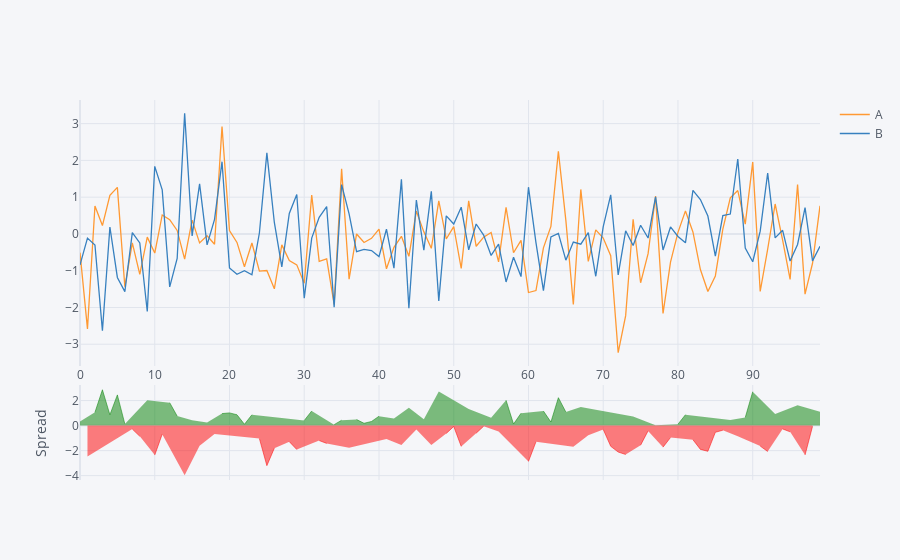

This figure's notebook cell:
### Markdown cell above
### Spread

### Code cell
df1[['A','B']].iplot(kind='spread')

### Figure 1 — Plotly figure (JSON) as saved in the notebook; plotly's stock layout.template omitted (floating-point values rounded to 4 significant figures)
{"data": [{"line": {"color": "rgba(255, 153, 51, 1.0)", "dash": "solid", "shape": "linear", "width": 1.3}, "mode": "lines", "name": "A", "text": "", "type": "scatter", "x": [0, 1, 2, 3, 4, 5, 6, 7, 8, 9, 10, 11, 12, 13, 14, 15, 16, 17, 18, 19, 20, 21, 22, 23, 24, 25, 26, 27, 28, 29, 30, 31, 32, 33, 34, 35, 36, 37, 38, 39, 40, 41, 42, 43, 44, 45, 46, 47, 48, 49, 50, 51, 52, 53, 54, 55, 56, 57, 58, 59, 60, 61, 62, 63, 64, 65, 66, 67, 68, 69, 70, 71, 72, 73, 74, 75, 76, 77, 78, 79, 80, 81, 82, 83, 84, 85, 86, 87, 88, 89, 90, 91, 92, 93, 94, 95, 96, 97, 98, 99], "y": [-0.5096, -2.581, 0.7592, 0.2277, 1.052, 1.267, -1.438, -0.246, -1.101, -0.08707, -0.519, 0.5151, 0.3885, 0.09483, -0.6867, 0.3741, -0.2444, -0.05, -0.2808, 2.923, 0.08991, -0.2308, -0.892, -0.2461, -1.013, -0.9963, -1.493, -0.2973, -0.7263, -0.8408, -1.339, 1.056, -0.7456, -0.6806, -1.918, 1.774, -1.231, -0.0005514, -0.2343, -0.1202, 0.1312, -0.9484, -0.3636, -0.06502, -0.6083, 0.6189, 0.05628, -0.3923, 0.8998, -0.1376, 0.1983, -0.9399, 0.9006, -0.3361, -0.08809, 0.04039, -0.7607, 0.7205, -0.5121, -0.1764, -1.593, -1.539, -0.378, 0.2056, 2.247, 0.3698, -1.918, 1.21, -0.7483, 0.1097, -0.1113, -0.5915, -3.23, -2.223, 0.3997, -1.329, -0.5371, 1.028, -2.161, -0.7679, 0.04199, 0.626, 0.05364, -0.9676, -1.568, -1.143, 0.1305, 0.9807, 1.179, 0.265, 1.952, -1.562, -0.4139, 0.8139, -0.1716, -1.237, 1.342, -1.638, -0.798, 0.7638]}, {"line": {"color": "rgba(55, 128, 191, 1.0)", "dash": "solid", "shape": "linear", "width": 1.3}, "mode": "lines", "name": "B", "text": "", "type": "scatter", "x": [0, 1, 2, 3, 4, 5, 6, 7, 8, 9, 10, 11, 12, 13, 14, 15, 16, 17, 18, 19, 20, 21, 22, 23, 24, 25, 26, 27, 28, 29, 30, 31, 32, 33, 34, 35, 36, 37, 38, 39, 40, 41, 42, 43, 44, 45, 46, 47, 48, 49, 50, 51, 52, 53, 54, 55, 56, 57, 58, 59, 60, 61, 62, 63, 64, 65, 66, 67, 68, 69, 70, 71, 72, 73, 74, 75, 76, 77, 78, 79, 80, 81, 82, 83, 84, 85, 86, 87, 88, 89, 90, 91, 92, 93, 94, 95, 96, 97, 98, 99], "y": [-0.8424, -0.1146, -0.2999, -2.635, 0.1882, -1.184, -1.569, 0.03493, -0.2437, -2.111, 1.838, 1.199, -1.441, -0.6658, 3.281, -0.0524, 1.361, -0.2971, 0.3959, 1.964, -0.9242, -1.097, -0.9982, -1.109, 0.02537, 2.205, 0.3121, -0.8938, 0.5567, 1.074, -1.748, -0.1139, 0.4531, 0.7415, -1.994, 1.343, 0.5432, -0.4843, -0.4195, -0.4511, -0.6156, 0.1275, -0.9295, 1.484, -2.023, 0.9221, -0.4427, 1.159, -1.821, 0.4907, 0.2693, 0.7267, -0.4317, 0.2702, -0.03202, -0.5853, -0.2794, -1.307, -0.6353, -1.16, 1.271, -0.2384, -1.54, -0.07965, 0.01698, -0.7128, -0.2214, -0.2798, 0.03286, -1.151, 0.1975, 1.064, -1.115, 0.08439, -0.3164, 0.2358, -0.1115, 1.01, -0.4372, 0.1893, -0.06911, -0.2414, 1.184, 0.9336, 0.4862, -0.6063, 0.5008, 0.5406, 2.037, -0.3827, -0.756, 0.07618, 1.656, -0.108, 0.09797, -0.7376, -0.2858, 0.7143, -0.7335, -0.3344]}, {"connectgaps": false, "fill": "tozeroy", "line": {"color": "green", "dash": "solid", "shape": "linear", "width": 0.5}, "mode": "lines", "name": "Spread", "showlegend": false, "type": "scatter", "x": [0, 1, 2, 3, 4, 5, 6, 7, 8, 9, 10, 11, 12, 13, 14, 15, 16, 17, 18, 19, 20, 21, 22, 23, 24, 25, 26, 27, 28, 29, 30, 31, 32, 33, 34, 35, 36, 37, 38, 39, 40, 41, 42, 43, 44, 45, 46, 47, 48, 49, 50, 51, 52, 53, 54, 55, 56, 57, 58, 59, 60, 61, 62, 63, 64, 65, 66, 67, 68, 69, 70, 71, 72, 73, 74, 75, 76, 77, 78, 79, 80, 81, 82, 83, 84, 85, 86, 87, 88, 89, 90, 91, 92, 93, 94, 95, 96, 97, 98, 99], "xaxis": "x2", "y": [0.3328, "", 1.059, 2.862, 0.8637, 2.451, 0.131, "", "", 2.024, "", "", 1.829, 0.7606, "", 0.4265, "", 0.2471, "", 0.9582, 1.014, 0.8663, 0.1063, 0.8627, "", "", "", 0.5965, "", "", 0.4085, 1.17, "", "", 0.07538, 0.4312, "", 0.4837, 0.1852, 0.3309, 0.7468, "", 0.566, "", 1.415, "", 0.499, "", 2.721, "", "", "", 1.332, "", "", 0.6257, "", 2.027, 0.1232, 0.9839, "", "", 1.162, 0.2853, 2.23, 1.083, "", 1.49, "", 1.261, "", "", "", "", 0.7161, "", "", 0.01795, "", "", 0.1111, 0.8674, "", "", "", "", "", 0.4401, "", 0.6477, 2.708, "", "", 0.9218, "", "", 1.628, "", "", 1.098], "yaxis": "y2"}, {"connectgaps": false, "fill": "tozeroy", "line": {"color": "red", "dash": "solid", "shape": "linear", "width": 0.5}, "mode": "lines", "name": "Spread", "showlegend": false, "type": "scatter", "x": [0, 1, 2, 3, 4, 5, 6, 7, 8, 9, 10, 11, 12, 13, 14, 15, 16, 17, 18, 19, 20, 21, 22, 23, 24, 25, 26, 27, 28, 29, 30, 31, 32, 33, 34, 35, 36, 37, 38, 39, 40, 41, 42, 43, 44, 45, 46, 47, 48, 49, 50, 51, 52, 53, 54, 55, 56, 57, 58, 59, 60, 61, 62, 63, 64, 65, 66, 67, 68, 69, 70, 71, 72, 73, 74, 75, 76, 77, 78, 79, 80, 81, 82, 83, 84, 85, 86, 87, 88, 89, 90, 91, 92, 93, 94, 95, 96, 97, 98, 99], "xaxis": "x2", "y": ["", -2.467, "", "", "", "", "", -0.2809, -0.8575, "", -2.357, -0.6841, "", "", -3.967, "", -1.605, "", -0.6767, "", "", "", "", "", -1.039, -3.201, -1.806, "", -1.283, -1.915, "", "", -1.199, -1.422, "", "", -1.774, "", "", "", "", -1.076, "", -1.549, "", -0.3032, "", -1.551, "", -0.6284, -0.07099, -1.667, "", -0.6062, -0.05607, "", -0.4813, "", "", "", -2.864, -1.3, "", "", "", "", -1.697, "", -0.7811, "", -0.3088, -1.656, -2.115, -2.307, "", -1.565, -0.4256, "", -1.724, -0.9572, "", "", -1.13, -1.901, -2.054, -0.5371, -0.3704, "", -0.8585, "", "", -1.638, -2.07, "", -0.2696, -0.499, "", -2.352, -0.06454, ""], "yaxis": "y2"}], "layout": {"hovermode": "x", "legend": {"bgcolor": "#F5F6F9", "font": {"color": "#4D5663"}}, "paper_bgcolor": "#F5F6F9", "plot_bgcolor": "#F5F6F9", "title": {"font": {"color": "#4D5663"}}, "xaxis": {"gridcolor": "#E1E5ED", "showgrid": true, "tickfont": {"color": "#4D5663"}, "title": {"font": {"color": "#4D5663"}, "text": ""}, "zerolinecolor": "#E1E5ED"}, "xaxis2": {"anchor": "y2", "gridcolor": "#E1E5ED", "showgrid": true, "showticklabels": false, "tickfont": {"color": "#4D5663"}, "title": {"font": {"color": "#4D5663"}, "text": ""}, "zerolinecolor": "#E1E5ED"}, "yaxis": {"domain": [0.3, 1], "gridcolor": "#E1E5ED", "showgrid": true, "tickfont": {"color": "#4D5663"}, "title": {"font": {"color": "#4D5663"}, "text": ""}, "zerolinecolor": "#E1E5ED"}, "yaxis2": {"domain": [0, 0.25], "gridcolor": "#E1E5ED", "showgrid": true, "tickfont": {"color": "#4D5663"}, "title": {"font": {"color": "#4D5663"}, "text": "Spread"}, "zerolinecolor": "#E1E5ED"}}}
